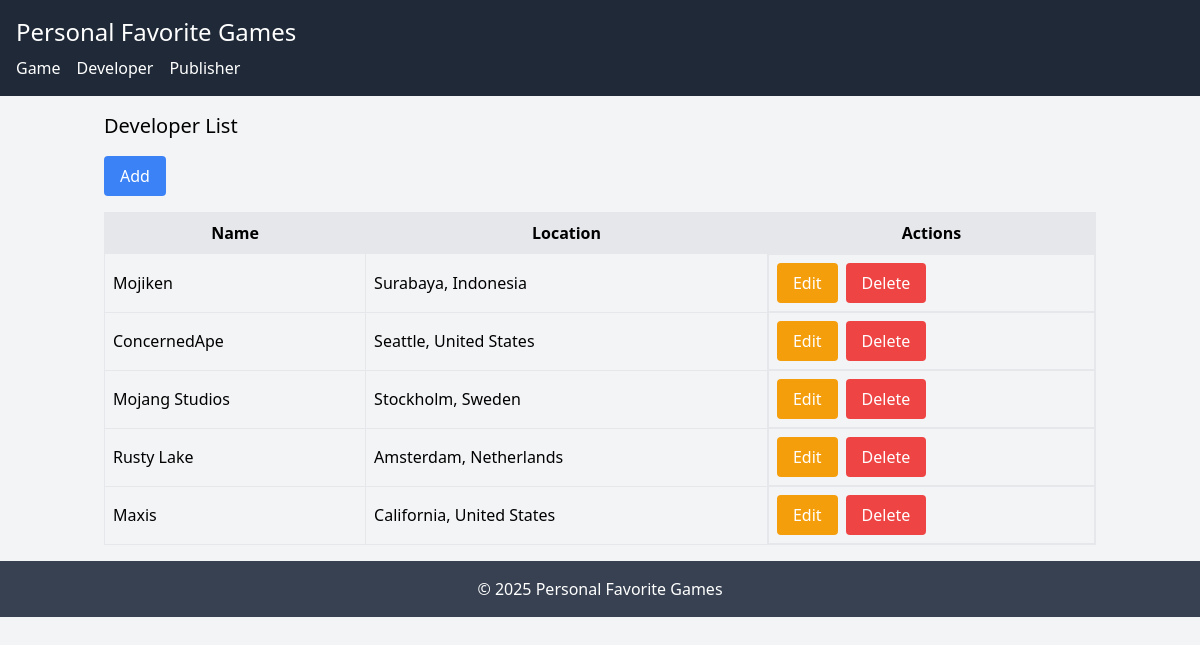
The page /index.php?entity=developer on the database its author committed.
### tables this page shows
CREATE TABLE `developer` (
  `id` int NOT NULL,
  `name` varchar(100) NOT NULL,
  `location` varchar(100) NOT NULL
);

### model/Developer.php (called while the page is built, shortened)
<?php
require_once 'config/Database.php';
class Developer {
    private $conn;
    private $table = 'developer';
    public function __construct() {
        $database = new Database();
        $this->conn = $database->getConnection();
    }
    public function getAll() {
        $query = "SELECT * FROM " . $this->table;
        $stmt = $this->conn->prepare($query);
        $stmt->execute();
        return $stmt->fetchAll(PDO::FETCH_ASSOC);
    }
}
?>

### config/Database.php (called while the page is built, shortened)
<?php
class Database {
    private $host = "localhost";
    private $username = "root";
    private $password = "";
    private $database = "db_game";
    public function getConnection() {
        $this->conn = null;
        try {
            $this->conn = new PDO("mysql:host=" . $this->host . ";dbname=" . $this->database, $this->username, $this->password);
            $this->conn->setAttribute(PDO::ATTR_ERRMODE, PDO::ERRMODE_EXCEPTION);
        } catch(PDOException $e) {
            echo "Connection error: " . $e->getMessage();
        }
        return $this->conn;
    }
}
?>

### viewmodel/DeveloperViewModel.php (called while the page is built, shortened)
<?php
require_once 'model/Developer.php';
class DeveloperViewModel {
    private $developer;
    public function __construct() {
        $this->developer = new developer();
    }
    public function getDeveloperList() {
        return $this->developer->getAll();
    }
}
?>

### views/developer_list.php (the view)
<?php
require_once 'views/template/header.php';
?>
<h2 class="text-xl mb-4">Developer List</h2>
<a href="index.php?entity=developer&action=add" class="bg-blue-500 text-white px-4 py-2 rounded mb-4 inline-block">Add</a>
<table class="w-full border">
    <tr class="bg-gray-200">
        <th class="border p-2">Name</th>
        <th class="border p-2">Location</th>
        <th class="border p-2">Actions</th>
    </tr>
    <?php foreach ($developerList as $dev): ?>
    <tr>
        <td class="border p-2"><?php echo $dev['name']; ?></td>
        <td class="border p-2"><?php echo $dev['location']; ?></td>
        <td class="border p-2 flex gap-2">
            <a href="index.php?entity=developer&action=edit&id=<?php echo $dev['id']; ?>" class="bg-yellow-500 hover:bg-yellow-700 text-white py-2 px-4 rounded">Edit</a>
            <a href="index.php?entity=developer&action=delete&id=<?php echo $dev['id']; ?>" class="bg-red-500 hover:bg-red-700 text-white py-2 px-4 rounded" onclick="return confirm('Are you sure?');">Delete</a>
        </td>
    </tr>
    <?php endforeach; ?>
</table>
<?php
require_once 'views/template/footer.php';
?>

### rows shown on the page
developer: name "Mojiken", location "Surabaya, Indonesia"
developer: name "ConcernedApe", location "Seattle, United States"
developer: name "Mojang Studios", location "Stockholm, Sweden"
developer: name "Rusty Lake", location "Amsterdam, Netherlands"
developer: name "Maxis", location "California, United States"
